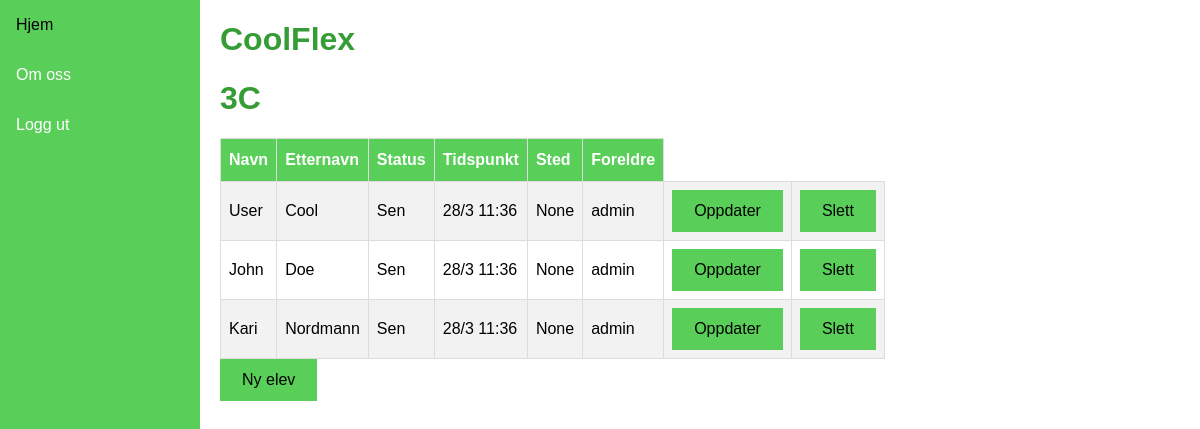
Screenshot of /klasse/5 (signed in) with the database file from the repository.
### coolflex/models.py (models this page shows, shortened)
class Klasse(models.Model):
    navn = models.CharField(max_length=2, default=None)
    teacher = models.ForeignKey(User, on_delete=models.CASCADE)
    def __str__(self):
        return self.navn
    class Meta:  #la til Meta-data i Klasse og CoolUser for å kunne sortere på klassenavn og etternavn
        ordering = ["navn"]

class CoolUser(models.Model):
    first_name = models.CharField(max_length=20, default="CoolUser")
    last_name = models.CharField(max_length=20, default ="")
    klasse = models.ForeignKey(Klasse, null=True, related_name="cooluser", on_delete=models.CASCADE)
    teacher = models.ForeignKey(User, blank=True, on_delete=models.CASCADE, related_name="+")
    parent = models.ForeignKey(User, blank=True, on_delete=models.CASCADE, related_name="+")
    status = models.CharField(max_length=3, default="DEF", blank=True, null=True)
    timestamp = models.CharField(max_length=20, default="N/A", blank=True, null=True)
    location = models.CharField(max_length=20, default="N/A", blank=True, null=True)
    class Meta:
        ordering = ["last_name", "first_name"]
    def get_parent(self):
        return self.parent.username

### coolflex/views.py (the view)
# urls.py: path("klasse", views.frontpage, name="frontpage"),
@login_required
def klasse(request, pk):
	klasse = Klasse.objects.get(id=pk)
	coolusers = CoolUser.objects.filter(klasse=klasse)
	klassenavn = klasse
	for user in coolusers:
		user.status = get_status_text(user)
		user.location = get_coolbox_location(user, coolbox_dict)
		user.timestamp = get_timestamp_text(user)
	context = {'klasse':klasse, 'coolusers':coolusers, "klassenavn":klassenavn} #context er en ryddig måte å bruke data i template
	return render(request, "coolflex/klasse.html", context)

### coolflex/views.py (called while the page is built)
def get_timestamp(user):
	box_data_list = []
	timestamp = datetime.now() #får int feil hvis ikke, default blir .now()
	box_data = DataCoolBox.objects.filter(cooluser_id = user.id)
	for data in box_data:
		box_data_list.append(data)
	if (len(box_data_list) > 1):
		timestamp = box_data_list[-1].timestamp
	elif (len(box_data_list) == 1):
		timestamp = box_data_list[0].timestamp
	return timestamp

def get_coolbox_location(user, box_dict):
	box_data_list = []
	box_id = 0
	box_data = DataCoolBox.objects.filter(cooluser_id = user.id)
	for data in box_data:
		box_data_list.append(data)
	if (len(box_data_list) > 1):
		box_id = box_data_list[-1].box_id
	elif (len(box_data_list) == 1):
		box_id = box_data_list[0].box_id
	return box_dict.get(box_id)

def get_timestamp_text(user):
	timestamp = get_timestamp(user)
	minute = int(timestamp.minute)
	if (minute <= 9):
		minute = "0"+str(minute)
	hour = int(timestamp.hour)
	if (hour <= 9):
		hour = "0"+str(hour)
	day = int(timestamp.day)
	if (day <= 9):
		day = "0"+str(day)
	month = int(timestamp.month)
	timestamp_text = f"{day}/{month} {hour}:{minute}"
	return timestamp_text

def check_timestamp(timestamp):
	valid_start_hour = 6
	valid_end_hour = 10
	today = int(datetime.now().day)
	this_month = int(datetime.now().month)
	this_year = int(datetime.now().year)
	hour = int(timestamp.hour)
	minutes = int(timestamp.minute)
	day = int(timestamp.day)
	month = int(timestamp.month)
	year = int(timestamp.year)
	if ((today == day) and (this_month == month) and (this_year == year)):
		if (valid_start_hour <= hour) and (hour < valid_end_hour):
			return 1 #valid timeframe
		elif (hour >= valid_end_hour):
			return 2 #late to school
		else:
			return 3 #invalid timeframe, something is up >:/
	else:
		return False

def get_status(user):
	timestamp_status = check_timestamp(get_timestamp(user))
	if (timestamp_status == 1):
		print("Valid date and time")
		return True
	elif (timestamp_status == 2):
		print("Invalid time")
		return 2
	elif (timestamp_status == 3):
		return False
	else:
		print("Invalid date")
		return False

def get_status_text(user):
	status = get_status(user)
	if (status == True):
		return "OK"
	elif (status == 2):
		return "Sen"
	else:
		return "MIA"

### coolflex/templates/coolflex/klasse.html
{% extends 'coolflex/base.html' %}
{% load static %}
{% block content %}
<h1>{{ klassenavn }}</h1>
<table id="coolflex">
    <thead>
      <tr>
        <th>Navn</th>
        <th>Etternavn</th>
        <th>Status</th>
        <th>Tidspunkt</th>
        <th>Sted</th>
        <th>Foreldre</th>
      </tr>
    </thead>
    <tbody>
      <tr>
        {% for user in coolusers %}
        {% if user.klasse|lower == klassenavn|lower %}
        <tr>
            <td> {{ user.first_name }} </td>
            <td> {{ user.last_name }} </td>
            <td> {{ user.status }} </td>
            <td> {{ user.timestamp }} </td>
            <td> {{ user.location }} </td>
            <td> {{ user.get_parent }} </td>
            <td> <div class="button"><a href="{% url 'updatecooluser' user.id %}">Oppdater</a></div> </td>
            <td> <div class="button"><a href="{% url 'deletecooluser' user.id %}">Slett</a></div> </td>
        </tr>
        {%endif%}
        {%endfor%}
      </tr>
    </tbody>
    </table>
    <div class="button"><a href="{% url 'createcooluser' %}">Ny elev</a></div>
{% endblock %}
{% block sidenav %}
<a href="{% url 'frontpage' %}">Hjem</a>
<a href="{% url 'info' %}">Om oss</a>
<a href="{% url 'logout' %}">Logg ut</a>
{% endblock %}

### coolflex/templates/coolflex/base.html (style rules this page uses)
.button a { background-color: rgb(89, 207, 89); color: black; border: 2px solid rgb(89, 207, 89); padding: 10px 20px; text-align: center; text-decoration: none; display: inline-block; }
#coolflex { font-family: Arial, Helvetica, sans-serif; border-collapse: collapse; white-space: nowrap; }
#coolflex td, #coolflex th { border: 1px solid #ddd; padding: 8px; }
#coolflex tr:nth-child(even) { background-color: #f2f2f2; }
#coolflex th { padding-top: 12px; padding-bottom: 12px; text-align: left; background-color: rgb(89, 207, 89); color: white; }
* { box-sizing: border-box; }
body { margin: 0; font-family: Arial, Helvetica, sans-serif; }
h1, h2, h3, p { color: rgb(54, 156, 54); }
.sidenav a { color: white; padding: 16px; text-decoration: none; display: block; }

### rows the page displays
Klasse: navn "3C"
CoolUser: first_name "User", last_name "Cool", status "Sen", timestamp "28/3 11:36", location "None", get_parent "admin"
CoolUser: first_name "John", last_name "Doe", status "Sen", timestamp "28/3 11:36", location "None", get_parent "admin"
CoolUser: first_name "Kari", last_name "Nordmann", status "Sen", timestamp "28/3 11:36", location "None", get_parent "admin"
